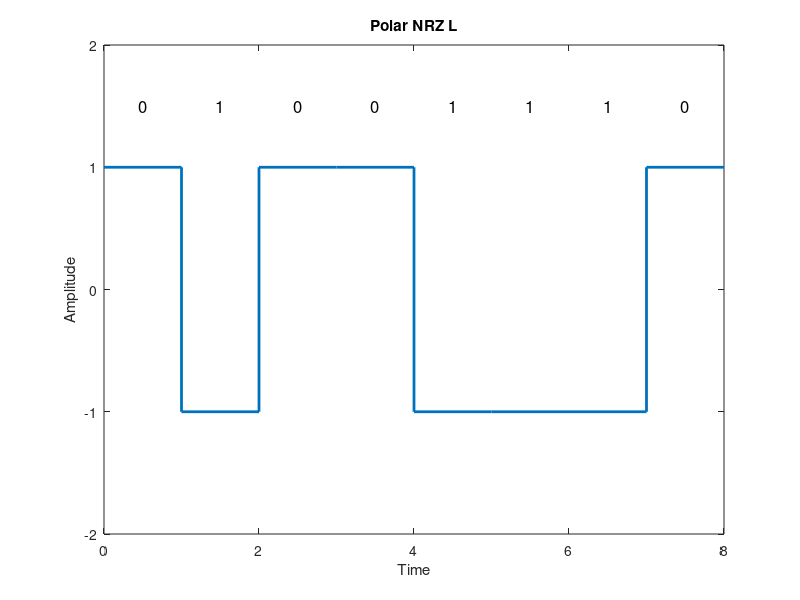

Recreate this plot in MATLAB.
m = [0 1 0 0 1 1 1 0];
n = length(m);
x = [];
y = [];

for i=1:n
    x = [x i-1 i];
    if(m(i) == 0)
        y = [y 1 1];
    else
        y = [y -1 -1];
    end
end

plot(x, y, 'LineWidth', 2), axis([0, n, -2, 2]);
title('Polar NRZ L');
xlabel('Time');
ylabel('Amplitude');

% Adding the bitstream text on the plot
for i = 1:n
    text(i-0.5, 1.5, num2str(m(i)), 'FontSize', 12, 'HorizontalAlignment', 'center');
end
